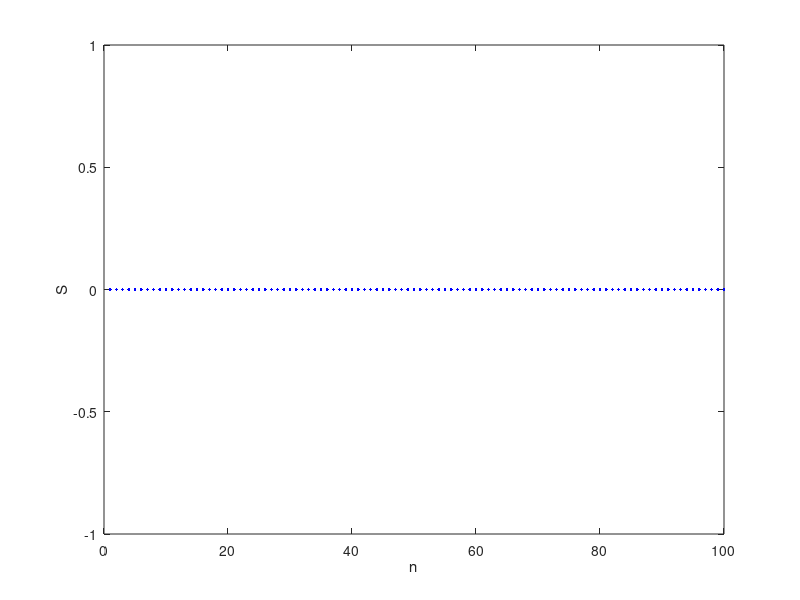

Write MATLAB code to recreate this figure.
clear all; close all; clc;

% Cumsum Method
N=100; n=1:N;
S_vec1 = cumsum((-1).^(n+1)./factorial(2.*n - 1));
plot(n,S_vec1)

% For-loops
n_vec = 1:100;
S_vec2 = zeros(1,length(n_vec));
for ind = 1:length(n_vec)
    n = n_vec(ind);
    f_n = (-1)^(n+1)/(factorial(2*n-1)) ;
    S_vec2(ind) = f_n;
end
plot(n_vec, S_vec2,'linewidth',1.5)

% While-loops
S_vec3=[]; S = 0;
while n<=N  
    S = S + ((-1)^(n+1)/factorial(2*n-1));
    S_vec3 = [S_vec3 S];
    n = n+1;
end
n_vec = 1:N;
plot(n_vec, S_vec3,'b')
xlabel('n'); ylabel('S')

